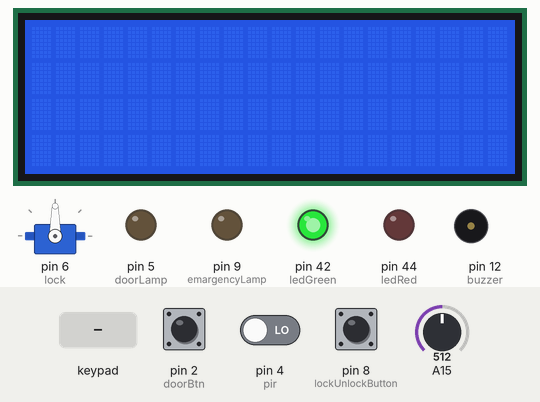
Simulated run of this sketch. Board: Arduino Mega 2560, built with avr-gcc and run on an emulated ATmega2560. Shown: servo, 20×4 character LCD, output pins drawn as LEDs (lit = HIGH), buzzer (waves = sounding, pin HIGH). The test bench sets the inputs (shaded band); at power-on: pin 4 (pir) LOW, A15 = 512, pin 8 (lockUnlockButton) LOW, pin 2 (doorBtn) LOW. Pins used as bus, display or sensor lines are not drawn.

Above: at 1.2 s.
1.3 s: pin 4 (pir) driven HIGH
At 1.7 s:
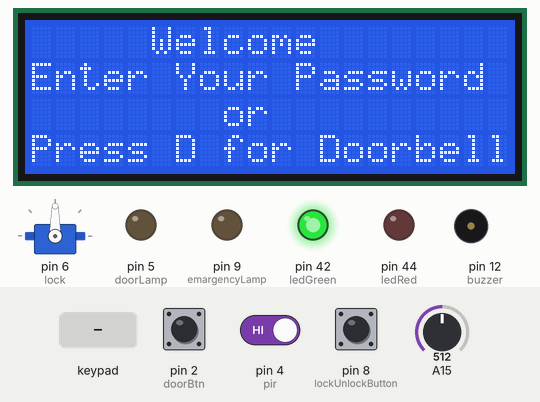
2.8 s: keypad keys A 4 0 3 2 * pressed 0.4 s apart
At 5.5 s:
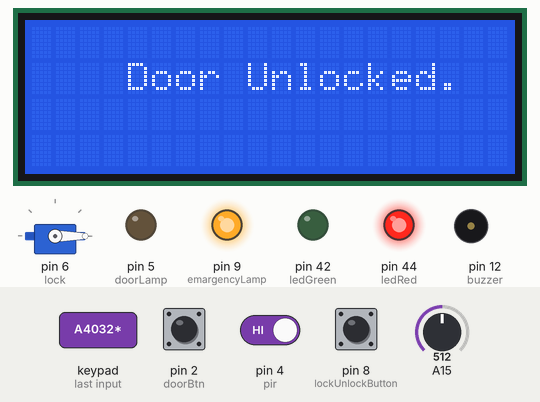
9.7 s: A15 set to 13
At 10.7 s:
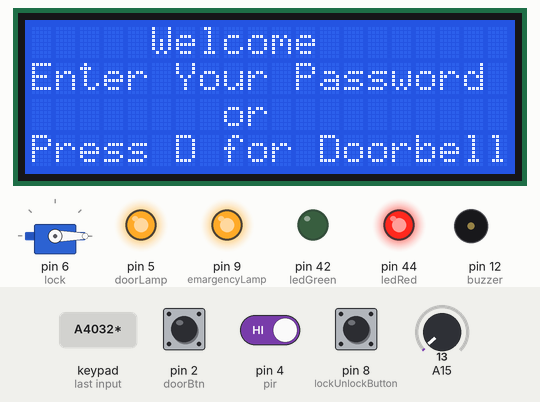
11.3 s: A15 set to 16
12.8 s: pin 8 (lockUnlockButton) pulled HIGH for 3.2 s
Timing chart, 0 to 17.8 s (numbered marks = the images above; inputs shaded):
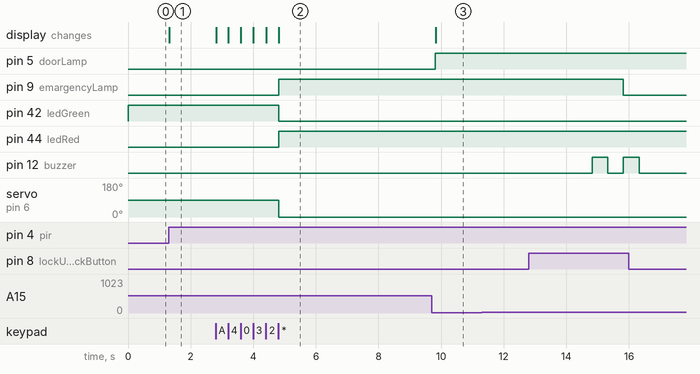

The sketch:

Smart_Electronic_Door_Lock-Improved.ino
```cpp
#include <LiquidCrystal.h>
#include<SoftwareSerial.h>
#include <Servo.h>
#include <Keypad.h>

SoftwareSerial BT(10,11);
int a=0;

//Outputs
const int lock = 6;
const int doorLamp = 5;
const int emargencyLamp = 9;
const int buzzer = 12;
const int lcdPower = 3;
const int ledRed = 44;
const int ledGreen = 42;
const int rs = 51, en = 49, d4 = 45, d5 = 43, d6 = 41, d7 = 39; //Display

//Inputs
const int doorBtn = 2;
const int pir = 4;
const int lockUnlockButton = 8;
const byte ROWS = 4; //four keypad rows
const byte COLS = 4; //four keypad columns

//Values
int lockState = 1;
int passLen = 0;
int errorCount = 0;
char keys[ROWS][COLS] = {
  {'1','2','3','A'},
  {'4','5','6','B'},
  {'7','8','9','C'},
  {'*','0','#','D'}
};
byte rowPins[ROWS] = {36, 34, 32, 30}; //connect to the row pinouts of the keypad
byte colPins[COLS] = {28, 26, 24, 22}; //connect to the column pinouts of the keypad
String pass1 = "A4032", pass2 = "A3671", pass3 = "A3487", pass4 = "A3773", pass5 = "A3516", pass6 = "B1234", pass7 = "B1122", pass8 = "C3666";
String inputPass = "";
char keyPressed;
int doorState;
int indoorLight;
int outdoorLight;
int isMotion;
int temp=0;
int buttonPressed;
int passMatch;

//Objects
Servo servo;
LiquidCrystal lcd(rs, en, d4, d5, d6, d7);
Keypad keypad = Keypad( makeKeymap(keys), rowPins, colPins, ROWS, COLS );


void lcdControl()
{
  lcd.setCursor(5,0);
  lcd.print("Welcome");
  lcd.setCursor(0,1);
  lcd.print("Enter Your Password");
  lcd.setCursor(8,2);
  lcd.print("or");
  lcd.setCursor(0,3);
  lcd.print("Press D for Doorbell");
}

void beep(int c)
{
  if(c==1){
    int i;
    for(i=0; i<2; i++){
      digitalWrite(buzzer, HIGH);
      delay(200);
      digitalWrite(buzzer, LOW);
      delay(100);

      digitalWrite(buzzer, HIGH);
      delay(200);
      digitalWrite(buzzer, LOW);
      delay(100);

      digitalWrite(buzzer, HIGH);
      delay(200);
      digitalWrite(buzzer, LOW);
      delay(100);

      digitalWrite(buzzer, HIGH);
      delay(800);
      digitalWrite(buzzer, LOW);
      delay(1000);
    }
  }
  else if(c==2){
    int b;
    for(b=0; b<60; b++){
      digitalWrite(buzzer, HIGH);
      delay(400);
      digitalWrite(buzzer, LOW);
      delay(100);
    }
  }
  else if(c==3){
    digitalWrite(buzzer, HIGH);
    delay(500);
    digitalWrite(buzzer, LOW);
    delay(500);
  }
  else{
    return;
  }
}

int passCheck()
{
  if(inputPass==pass1 || inputPass==pass2 || inputPass==pass3 ||
  inputPass==pass4 || inputPass==pass5 || inputPass==pass6 ||
  inputPass==pass7 || inputPass==pass8){
    return 1;
  }
  else{
    return 0;
  }
}


void setup() {
  pinMode(doorBtn, INPUT);
  pinMode(pir, INPUT);
  pinMode(lockUnlockButton, INPUT);

  pinMode(doorLamp, OUTPUT);
  pinMode(emargencyLamp, OUTPUT);
  pinMode(buzzer, OUTPUT);
  pinMode(lcdPower, OUTPUT);
  pinMode(ledRed, OUTPUT);
  pinMode(ledGreen, OUTPUT);

  servo.attach(lock);
  servo.write(90);
  lockState=1;
  digitalWrite(ledGreen, HIGH);

  lcd.begin(20, 4);
  BT.begin(9600);
  Serial.begin(9600);

}

void loop() {

  //Autolock
  if(lockState==0){
    delay(5000);
    doorState = digitalRead(doorBtn);
    if(doorState==1){
      servo.write(90);
      lockState=1;
      digitalWrite(ledGreen, HIGH);
      digitalWrite(ledRed, LOW);
    }
    else{
      beep(3);
    }
  }
  digitalWrite(emargencyLamp, LOW);

  //Bluetooth unlock
  if(BT.available()){
      while(BT.available()){
      delay(10);
      char c = BT.read();
      inputPass+=c;
    }

    passMatch=passCheck();
    if(passMatch==1){
      servo.write(0);
      digitalWrite(ledGreen, LOW);
      digitalWrite(ledRed, HIGH);
      lcd.clear();
      lcd.setCursor(4,1);
      lcd.print("Door Unlocked.");
      lockState=0;
      passLen = 0;
      inputPass="";
      errorCount=0;
      digitalWrite(emargencyLamp, HIGH);
      /*indoorLight = analogRead(12);
      if(indoorLight<20){
        digitalWrite(emargencyLamp, HIGH);
      }*/
      delay(5000);
    }
    else{
      inputPass="";
    }
  }

  //Button Lock unlock
  buttonPressed = digitalRead(lockUnlockButton);
  if(buttonPressed==1){
    if(lockState==0){
      doorState = digitalRead(doorBtn);
      if(doorState==1){
        servo.write(90);
        lockState=1;
        temp=0;
        digitalWrite(ledGreen, HIGH);
        digitalWrite(ledRed, LOW);
        delay(5000);
      }
      else{
        beep(3);
      }
    }
    else{
      servo.write(0);
      lockState=0;
      digitalWrite(ledGreen, LOW);
      digitalWrite(ledRed, HIGH);
      delay(5000);
    }
  }

  //actOnMotion(passLen);
  isMotion = digitalRead(pir);
  if(isMotion==1){
    digitalWrite(lcdPower, HIGH);
    outdoorLight = analogRead(15);
    if(outdoorLight<30){
      digitalWrite(doorLamp, HIGH);
    }
    if(passLen==0){
      lcdControl();
    }
    //passControl();

  }
  else{
    lcd.clear();
    digitalWrite(lcdPower, LOW);
    digitalWrite(doorLamp, LOW);
    return;
  }

  //Password lock unlock
  keyPressed = keypad.getKey();
  if(keyPressed){
    if(keyPressed=='D'){
      beep(1);
    }
    else if(keyPressed=='*'){
      if(passLen>0){
        passMatch = passCheck();
        if(passMatch==1){
          servo.write(0);
          digitalWrite(ledGreen, LOW);
          digitalWrite(ledRed, HIGH);
          lcd.clear();
          lcd.setCursor(4,1);
          lcd.print("Door Unlocked.");
          lockState=0;
          passLen = 0;
          inputPass="";
          errorCount=0;
          digitalWrite(emargencyLamp, HIGH);
          /*indoorLight = analogRead(12);
          if(indoorLight<20){
            digitalWrite(emargencyLamp, HIGH);
          }*/
          delay(5000);
        }
        else{
          lcd.clear();
          lcd.setCursor(1,1);
          lcd.print("Wrong Password!");
          passLen=0;
          inputPass="";
          errorCount++;
          if(errorCount>2){
            beep(2);
            errorCount=0;
          }
          delay(2000);
        }
      }
    }
    else if(keyPressed=='#'){
      inputPass="";
      passLen=0;
      lcd.clear();
      lcd.setCursor(6,1);
    }
    else{
      if(passLen==0){
        lcd.clear();
        lcd.setCursor(6,1);
        lcd.print("*");
        inputPass+=keyPressed;
        passLen++;
      }
      else{
        if(passLen<7){
          lcd.setCursor(6+passLen, 1);
          lcd.print("*");
          inputPass+=keyPressed;
          passLen++;
        }
      }
    }
  }

  //Act on motion 2
  isMotion = digitalRead(pir);
  if(isMotion==1){
    digitalWrite(lcdPower, HIGH);
    outdoorLight = analogRead(15);
    if(outdoorLight<15){
      digitalWrite(doorLamp, HIGH);
    }
    if(passLen==0){
      lcdControl();
    }
    //passControl();

  }
  else{
    lcd.clear();
    digitalWrite(lcdPower, LOW);
    digitalWrite(doorLamp, LOW);
    return;
  }


}
```

Measured:
- after the input at 1.3 s, the display: changes at once (image 1)
- after the input at 2.8 s, pin 9 (emargencyLamp), pin 44 (ledRed): LOW → HIGH after 2.0 s; pin 42 (ledGreen): HIGH → LOW after 2.0 s; servo on pin 6 (lock): 90° → 0° after 2.0 s; the display: first changes at once (image 2 shows a later state)
- after the input at 9.7 s, pin 5 (doorLamp): LOW → HIGH after 0.11 s
- after the input at 11.3 s, every drawn part: stays the same
- by itself, pin 12 (buzzer): alternates HIGH for 0.50 s and LOW for 0.50 s, 4 changes in all, then stays LOW
